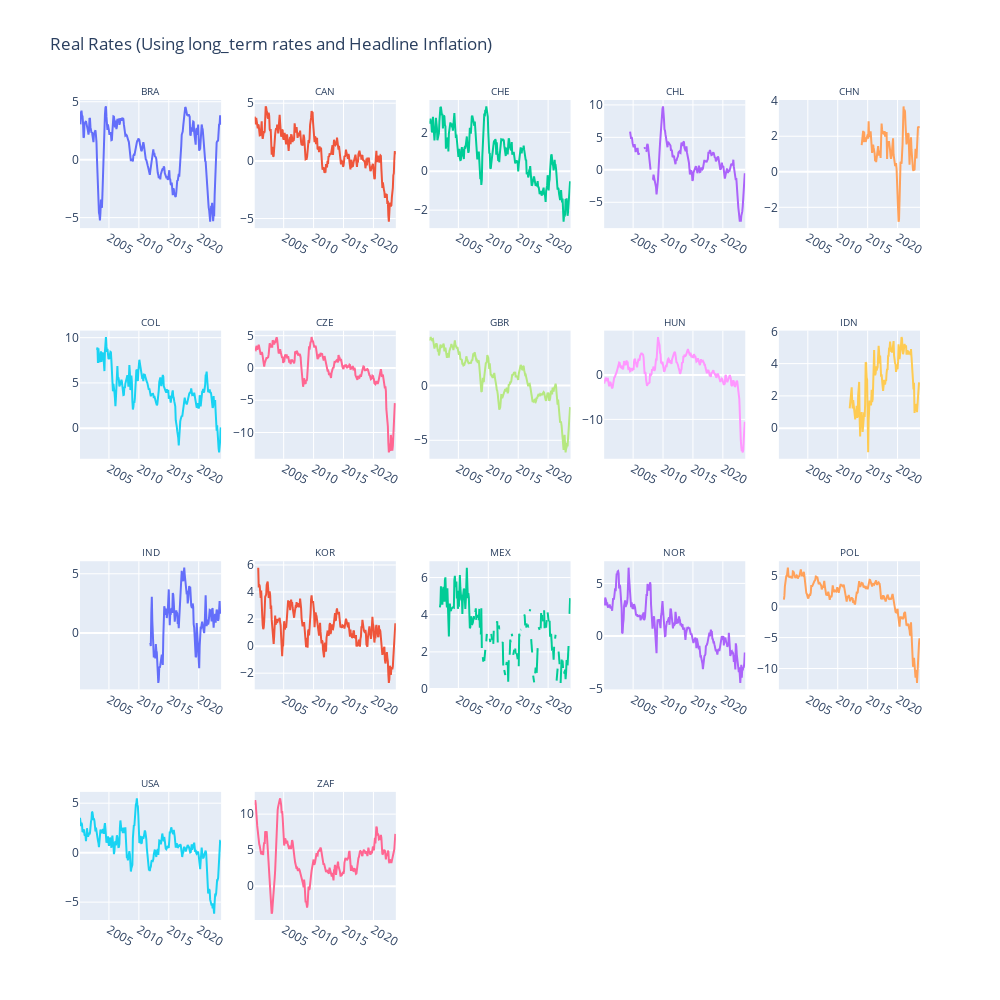

Notebook code for this chart:
### Code cell
select_countries = xyz.get_countries(df_real)
xyz.create_chart_grid(df_real[select_countries],4,5,1,1,f"Real Rates (Using {mysubject} rates and Headline Inflation)")

### Figure 1 — Plotly figure (JSON) as saved in the notebook; plotly's stock layout.template omitted (floating-point values rounded to 4 significant figures; data arrays with more than 128 entries replaced by an {"elided": "..."} marker saying what was removed)
{"data": [{"type": "scatter", "x": {"elided": "284 str values"}, "xaxis": "x", "y": {"elided": "284 float values"}, "yaxis": "y"}, {"type": "scatter", "x": {"elided": "284 str values"}, "xaxis": "x2", "y": {"elided": "284 float values"}, "yaxis": "y2"}, {"type": "scatter", "x": {"elided": "284 str values"}, "xaxis": "x3", "y": {"elided": "284 float values"}, "yaxis": "y3"}, {"type": "scatter", "x": {"elided": "284 str values"}, "xaxis": "x4", "y": {"elided": "284 float values"}, "yaxis": "y4"}, {"type": "scatter", "x": {"elided": "284 str values"}, "xaxis": "x5", "y": {"elided": "284 float values"}, "yaxis": "y5"}, {"type": "scatter", "x": {"elided": "284 str values"}, "xaxis": "x6", "y": {"elided": "284 float values"}, "yaxis": "y6"}, {"type": "scatter", "x": {"elided": "284 str values"}, "xaxis": "x7", "y": {"elided": "284 float values"}, "yaxis": "y7"}, {"type": "scatter", "x": {"elided": "284 str values"}, "xaxis": "x8", "y": {"elided": "284 float values"}, "yaxis": "y8"}, {"type": "scatter", "x": {"elided": "284 str values"}, "xaxis": "x9", "y": {"elided": "284 float values"}, "yaxis": "y9"}, {"type": "scatter", "x": {"elided": "284 str values"}, "xaxis": "x10", "y": {"elided": "284 float values"}, "yaxis": "y10"}, {"type": "scatter", "x": {"elided": "284 str values"}, "xaxis": "x11", "y": {"elided": "284 float values"}, "yaxis": "y11"}, {"type": "scatter", "x": {"elided": "284 str values"}, "xaxis": "x12", "y": {"elided": "284 float values"}, "yaxis": "y12"}, {"type": "scatter", "x": {"elided": "284 str values"}, "xaxis": "x13", "y": {"elided": "284 float values"}, "yaxis": "y13"}, {"type": "scatter", "x": {"elided": "284 str values"}, "xaxis": "x14", "y": {"elided": "284 float values"}, "yaxis": "y14"}, {"type": "scatter", "x": {"elided": "284 str values"}, "xaxis": "x15", "y": {"elided": "284 float values"}, "yaxis": "y15"}, {"type": "scatter", "x": {"elided": "284 str values"}, "xaxis": "x16", "y": {"elided": "284 float values"}, "yaxis": "y16"}, {"type": "scatter", "x": {"elided": "284 str values"}, "xaxis": "x17", "y": {"elided": "284 float values"}, "yaxis": "y17"}], "layout": {"annotations": [{"font": {"size": 10}, "showarrow": false, "text": "BRA", "x": 0.084, "xanchor": "center", "xref": "paper", "y": 1, "yanchor": "bottom", "yref": "paper"}, {"font": {"size": 10}, "showarrow": false, "text": "CAN", "x": 0.292, "xanchor": "center", "xref": "paper", "y": 1, "yanchor": "bottom", "yref": "paper"}, {"font": {"size": 10}, "showarrow": false, "text": "CHE", "x": 0.5, "xanchor": "center", "xref": "paper", "y": 1, "yanchor": "bottom", "yref": "paper"}, {"font": {"size": 10}, "showarrow": false, "text": "CHL", "x": 0.708, "xanchor": "center", "xref": "paper", "y": 1, "yanchor": "bottom", "yref": "paper"}, {"font": {"size": 10}, "showarrow": false, "text": "CHN", "x": 0.916, "xanchor": "center", "xref": "paper", "y": 1, "yanchor": "bottom", "yref": "paper"}, {"font": {"size": 10}, "showarrow": false, "text": "COL", "x": 0.084, "xanchor": "center", "xref": "paper", "y": 0.7188, "yanchor": "bottom", "yref": "paper"}, {"font": {"size": 10}, "showarrow": false, "text": "CZE", "x": 0.292, "xanchor": "center", "xref": "paper", "y": 0.7188, "yanchor": "bottom", "yref": "paper"}, {"font": {"size": 10}, "showarrow": false, "text": "GBR", "x": 0.5, "xanchor": "center", "xref": "paper", "y": 0.7188, "yanchor": "bottom", "yref": "paper"}, {"font": {"size": 10}, "showarrow": false, "text": "HUN", "x": 0.708, "xanchor": "center", "xref": "paper", "y": 0.7188, "yanchor": "bottom", "yref": "paper"}, {"font": {"size": 10}, "showarrow": false, "text": "IDN", "x": 0.916, "xanchor": "center", "xref": "paper", "y": 0.7188, "yanchor": "bottom", "yref": "paper"}, {"font": {"size": 10}, "showarrow": false, "text": "IND", "x": 0.084, "xanchor": "center", "xref": "paper", "y": 0.4375, "yanchor": "bottom", "yref": "paper"}, {"font": {"size": 10}, "showarrow": false, "text": "KOR", "x": 0.292, "xanchor": "center", "xref": "paper", "y": 0.4375, "yanchor": "bottom", "yref": "paper"}, {"font": {"size": 10}, "showarrow": false, "text": "MEX", "x": 0.5, "xanchor": "center", "xref": "paper", "y": 0.4375, "yanchor": "bottom", "yref": "paper"}, {"font": {"size": 10}, "showarrow": false, "text": "NOR", "x": 0.708, "xanchor": "center", "xref": "paper", "y": 0.4375, "yanchor": "bottom", "yref": "paper"}, {"font": {"size": 10}, "showarrow": false, "text": "POL", "x": 0.916, "xanchor": "center", "xref": "paper", "y": 0.4375, "yanchor": "bottom", "yref": "paper"}, {"font": {"size": 10}, "showarrow": false, "text": "USA", "x": 0.084, "xanchor": "center", "xref": "paper", "y": 0.1562, "yanchor": "bottom", "yref": "paper"}, {"font": {"size": 10}, "showarrow": false, "text": "ZAF", "x": 0.292, "xanchor": "center", "xref": "paper", "y": 0.1562, "yanchor": "bottom", "yref": "paper"}], "height": 1000, "showlegend": false, "title": {"text": "Real Rates (Using long_term rates and Headline Inflation)"}, "width": 1000, "xaxis": {"anchor": "y", "domain": [0, 0.168]}, "xaxis10": {"anchor": "y10", "domain": [0.832, 1]}, "xaxis11": {"anchor": "y11", "domain": [0, 0.168]}, "xaxis12": {"anchor": "y12", "domain": [0.208, 0.376]}, "xaxis13": {"anchor": "y13", "domain": [0.416, 0.584]}, "xaxis14": {"anchor": "y14", "domain": [0.624, 0.792]}, "xaxis15": {"anchor": "y15", "domain": [0.832, 1]}, "xaxis16": {"anchor": "y16", "domain": [0, 0.168]}, "xaxis17": {"anchor": "y17", "domain": [0.208, 0.376]}, "xaxis18": {"anchor": "y18", "domain": [0.416, 0.584]}, "xaxis19": {"anchor": "y19", "domain": [0.624, 0.792]}, "xaxis2": {"anchor": "y2", "domain": [0.208, 0.376]}, "xaxis20": {"anchor": "y20", "domain": [0.832, 1]}, "xaxis3": {"anchor": "y3", "domain": [0.416, 0.584]}, "xaxis4": {"anchor": "y4", "domain": [0.624, 0.792]}, "xaxis5": {"anchor": "y5", "domain": [0.832, 1]}, "xaxis6": {"anchor": "y6", "domain": [0, 0.168]}, "xaxis7": {"anchor": "y7", "domain": [0.208, 0.376]}, "xaxis8": {"anchor": "y8", "domain": [0.416, 0.584]}, "xaxis9": {"anchor": "y9", "domain": [0.624, 0.792]}, "yaxis": {"anchor": "x", "domain": [0.8438, 1]}, "yaxis10": {"anchor": "x10", "domain": [0.5625, 0.7188]}, "yaxis11": {"anchor": "x11", "domain": [0.2812, 0.4375]}, "yaxis12": {"anchor": "x12", "domain": [0.2812, 0.4375]}, "yaxis13": {"anchor": "x13", "domain": [0.2812, 0.4375]}, "yaxis14": {"anchor": "x14", "domain": [0.2812, 0.4375]}, "yaxis15": {"anchor": "x15", "domain": [0.2812, 0.4375]}, "yaxis16": {"anchor": "x16", "domain": [0, 0.1562]}, "yaxis17": {"anchor": "x17", "domain": [0, 0.1562]}, "yaxis18": {"anchor": "x18", "domain": [0, 0.1562]}, "yaxis19": {"anchor": "x19", "domain": [0, 0.1562]}, "yaxis2": {"anchor": "x2", "domain": [0.8438, 1]}, "yaxis20": {"anchor": "x20", "domain": [0, 0.1562]}, "yaxis3": {"anchor": "x3", "domain": [0.8438, 1]}, "yaxis4": {"anchor": "x4", "domain": [0.8438, 1]}, "yaxis5": {"anchor": "x5", "domain": [0.8438, 1]}, "yaxis6": {"anchor": "x6", "domain": [0.5625, 0.7188]}, "yaxis7": {"anchor": "x7", "domain": [0.5625, 0.7188]}, "yaxis8": {"anchor": "x8", "domain": [0.5625, 0.7188]}, "yaxis9": {"anchor": "x9", "domain": [0.5625, 0.7188]}}}
